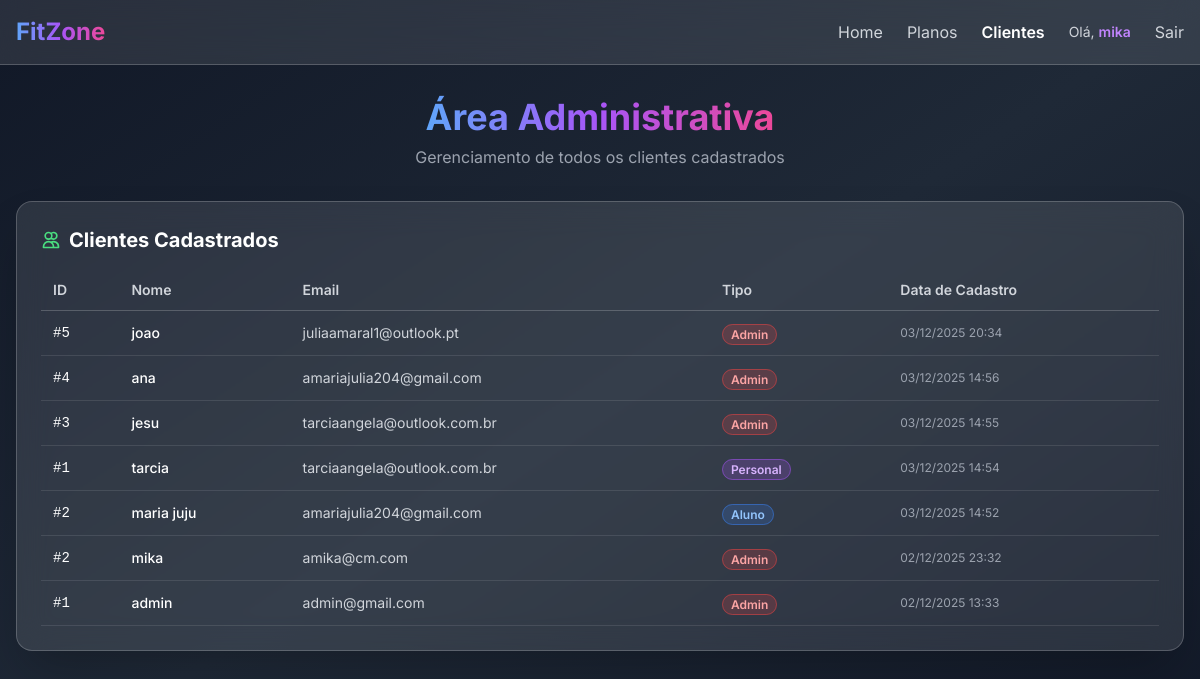
Page /app/clientes.php (signed in) on the committed database.
### tables this page shows
CREATE TABLE personais (
    id INTEGER PRIMARY KEY AUTOINCREMENT,
    nome TEXT NOT NULL,
    email TEXT NOT NULL UNIQUE,
    senha TEXT NOT NULL,
    especialidade TEXT,
    created_at TEXT DEFAULT CURRENT_TIMESTAMP
);

CREATE TABLE alunos (
    id INTEGER PRIMARY KEY AUTOINCREMENT,
    nome TEXT NOT NULL,
    email TEXT NOT NULL UNIQUE,
    senha TEXT NOT NULL,
    altura REAL,
    peso REAL,
    plano_id INTEGER DEFAULT 1,
    personal_id INTEGER,
    created_at TEXT DEFAULT CURRENT_TIMESTAMP,
    FOREIGN KEY (plano_id) REFERENCES planos(id),
    FOREIGN KEY (personal_id) REFERENCES personais(id) ON DELETE SET NULL
);

### app/db.php (called while the page is built, shortened)
<?php
class BancoDeDados {
    private $pdo;
    public function __construct() {
        $dbPath = __DIR__ . '/../data/fitzone.db';
        $dbDir = dirname($dbPath);
        $dbExists = file_exists($dbPath);
        $dsn = "sqlite:{$dbPath}";
        $this->pdo = new \PDO($dsn, null, null, [
            \PDO::ATTR_ERRMODE => \PDO::ERRMODE_EXCEPTION,
            \PDO::ATTR_DEFAULT_FETCH_MODE => \PDO::FETCH_ASSOC,
        ]);
    }
    public function consultar($sql, $params = []) {
        $stmt = $this->pdo->prepare($sql);
        $stmt->execute();
        return $stmt->fetchAll();
    }
}

### app/clientes.php (the view, shortened to what this page needs)
<?php
require_once __DIR__ . '/db.php';
$db = new BancoDeDados();
$alunos = $db->consultar('SELECT id, nome, email, created_at, "aluno" as tipo FROM alunos ORDER BY created_at DESC');
$personais = $db->consultar('SELECT id, nome, email, created_at, "personal" as tipo FROM personais ORDER BY created_at DESC');
$admins = $db->consultar('SELECT id, nome, email, created_at, "admin" as tipo FROM admins ORDER BY created_at DESC');
$usuarios = array_merge($alunos, $personais, $admins);
usort($usuarios, function($a, $b) { return strtotime($b['created_at']) - strtotime($a['created_at']); });
$paginaAtual = 'clientes';
?>
<!DOCTYPE html>
<html lang="pt-br">
<head>
    <script src="https://cdn.tailwindcss.com"></script>
</head>
<body class="bg-gradient-to-br from-gray-900 via-gray-800 to-gray-900 min-h-screen">
    <nav class="bg-white/10 backdrop-blur-lg border-b border-white/20 sticky top-0 z-50">
        <div class="container mx-auto px-4 py-4 max-w-7xl">
            <div class="flex items-center justify-between">
                <a href="index.php" class="text-2xl font-bold">
                    <span class="bg-gradient-to-r from-blue-400 via-purple-500 to-pink-500 bg-clip-text text-transparent">
                    </span>
                </a>
                <div class="flex items-center gap-6">
                    <a href="index.php"
                       class="text-gray-300 hover:text-white transition-colors">
                        Home
                    </a>
                    <a href="planos.php"
                       class="text-gray-300 hover:text-white transition-colors">
                        Planos
                    </a>
                    <a href="clientes.php"
                       class="text-gray-300 hover:text-white transition-colors <?= $paginaAtual === 'clientes' ? 'text-white font-semibold' : '' ?>">
                        Clientes
                    </a>
                    <?php if (isset($_SESSION['usuario_id'])): ?>
                    <span class="text-gray-300 text-sm">
                        Olá, <span class="text-purple-400 font-semibold"><?= htmlspecialchars($_SESSION['usuario_nome']) ?></span>
                    </span>
                    <a href="logout.php"
                       class="text-gray-300 hover:text-white transition-colors">
                        Sair
                    </a>
                    <?php endif; ?>
                </div>
            </div>
        </div>
    </nav>
    <div class="container mx-auto px-4 py-8 max-w-7xl">
        <div class="text-center mb-8">
            <h1 class="text-4xl font-bold text-white mb-2">
                <span class="bg-gradient-to-r from-blue-400 via-purple-500 to-pink-500 bg-clip-text text-transparent">
                </span>
            </h1>
            <p class="text-gray-400">Gerenciamento de todos os clientes cadastrados</p>
        </div>
        <div class="bg-white/10 backdrop-blur-lg rounded-2xl shadow-2xl p-6 border border-white/20">
            <h2 class="text-xl font-bold text-white mb-4 flex items-center gap-2">
                <svg class="w-5 h-5 text-green-400" fill="none" stroke="currentColor" viewBox="0 0 24 24">
                    <path stroke-linecap="round" stroke-linejoin="round" stroke-width="2" d="M12 4.354a4 4 0 110 5.292M15 21H3v-1a6 6 0 0112 0v1zm0 0h6v-1a6 6 0 00-9-5.197M13 7a4 4 0 11-8 0 4 4 0 018 0z"></path>
                </svg>
                Clientes Cadastrados
            </h2>
            <div class="overflow-x-auto">
                <table class="w-full">
                    <thead>
                        <tr class="border-b border-white/20">
                            <th class="text-left py-2.5 px-3 text-gray-300 font-semibold text-sm">
                                ID
                            </th>
                            <th class="text-left py-2.5 px-3 text-gray-300 font-semibold text-sm">
                                Nome
                            </th>
                            <th class="text-left py-2.5 px-3 text-gray-300 font-semibold text-sm">
                                Email
                            </th>
                            <th class="text-left py-2.5 px-3 text-gray-300 font-semibold text-sm">
                                Tipo
                            </th>
                            <th class="text-left py-2.5 px-3 text-gray-300 font-semibold text-sm">
                                Data de Cadastro
                            </th>
                        </tr>
                    </thead>
                    <tbody>
                        <?php if (empty($usuarios)): ?>
                        <tr>
                            <td colspan="5" class="text-center py-6 text-gray-400 text-sm">
                                Nenhum cliente cadastrado ainda.
                            </td>
                        </tr>
                        <?php else: ?>
                        <?php foreach ($usuarios as $u): ?>
                        <tr class="border-b border-white/10 hover:bg-white/5 transition-colors">
                            <td class="py-2.5 px-3 text-white font-mono text-sm">
                                #<?= htmlspecialchars($u['id']) ?>
                            </td>
                            <td class="py-2.5 px-3 text-white font-medium text-sm">
                                <?= htmlspecialchars($u['nome']) ?>
                            </td>
                            <td class="py-2.5 px-3 text-gray-300 text-sm">
                                <?= htmlspecialchars($u['email']) ?>
                            </td>
                            <td class="py-2.5 px-3">
                                <?php
                                $badgeColors = [
                                    'aluno' => 'bg-blue-500/20 text-blue-300 border-blue-500/50',
                                    'personal' => 'bg-purple-500/20 text-purple-300 border-purple-500/50',
                                    'admin' => 'bg-red-500/20 text-red-300 border-red-500/50'
                                ];
                                $color = $badgeColors[$u['tipo']] ?? 'bg-gray-500/20 text-gray-300 border-gray-500/50';
                                ?>
                                <span class="px-2 py-0.5 rounded-full text-xs font-semibold border <?= $color ?>">
                                    <?= ucfirst(htmlspecialchars($u['tipo'])) ?>
                                </span>
                            </td>
                            <td class="py-2.5 px-3 text-gray-400 text-xs">
                                <?= date('d/m/Y H:i', strtotime($u['created_at'])) ?>
                            </td>
                        </tr>
                        <?php endforeach; ?>
                        <?php endif; ?>
                    </tbody>
                </table>
            </div>
        </div>
    </div>
</body>
</html>

### app/clientes.php (style rules this page uses)
body { font-family: 'Inter', sans-serif; }

### rows in the picture
personais: id "1", nome "tarcia", email "tarciaangela@outlook.com.br", tipo "Personal", created_at "03/12/2025 14:54"
alunos: id "2", nome "maria juju", email "amariajulia204@gmail.com", tipo "Aluno", created_at "03/12/2025 14:52"

### other values in the picture
$_SESSION['usuario_nome'] "mika"
$u['id'] "5"
$u['nome'] "joao"
$u['email'] "juliaamaral1@outlook.pt"
$u['tipo'] "Admin"
date('d/m/Y H:i', strtotime($u['created_at'])) "03/12/2025 20:34"
$u['id'] "4"
$u['nome'] "ana"
$u['email'] "amariajulia204@gmail.com"
date('d/m/Y H:i', strtotime($u['created_at'])) "03/12/2025 14:56"
$u['id'] "3"
$u['nome'] "jesu"
$u['email'] "tarciaangela@outlook.com.br"
date('d/m/Y H:i', strtotime($u['created_at'])) "03/12/2025 14:55"
$u['id'] "2"
